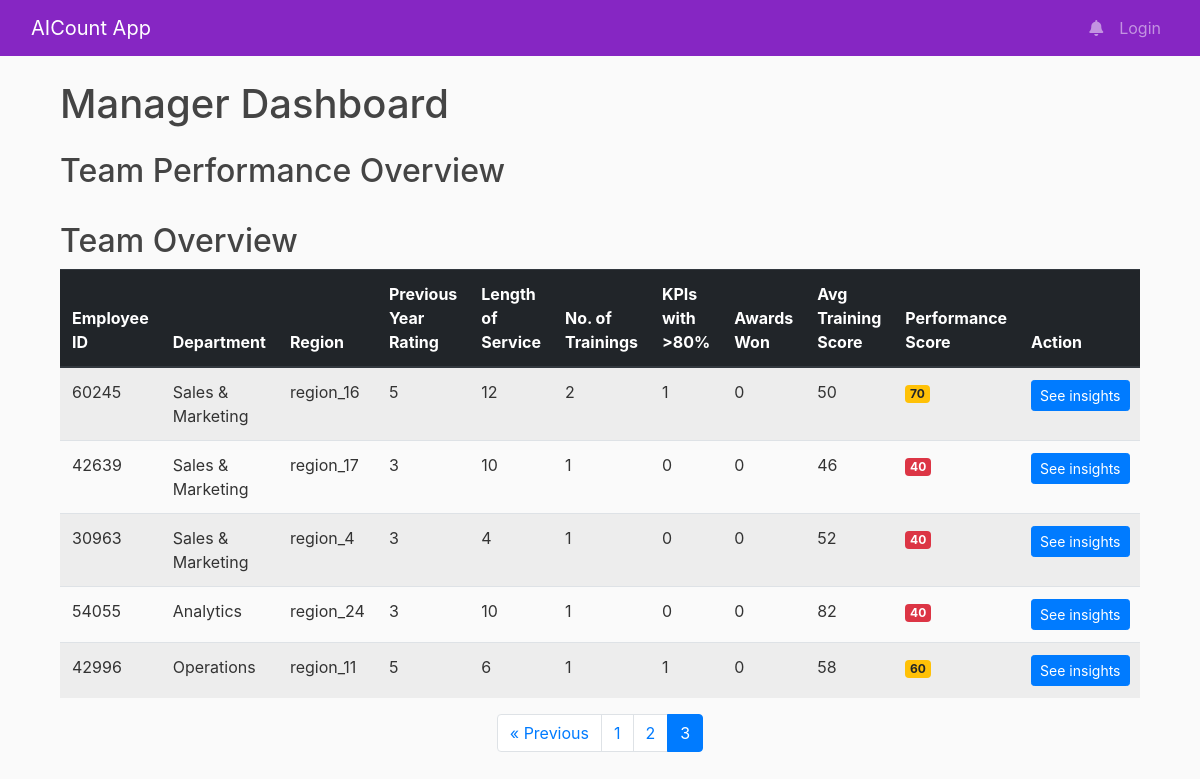
The app's page /manager_dashboard?page=3 with its own data.
### tables this page shows
CREATE TABLE employees (
        id INTEGER PRIMARY KEY,
        employee_id INTEGER,
        department TEXT,
        region TEXT,
        previous_year_rating INTEGER,
        length_of_service INTEGER,
        no_of_trainings INTEGER,
        KPIs_met_more_than_80 INTEGER,
        awards_won INTEGER,
        avg_training_score INTEGER,
        performance_score INTEGER
    );

### flaskblog/routes.py (the view)
@app.route('/manager_dashboard')
def manager_dashboard():
    page = request.args.get('page', 1, type=int)
    per_page = 5  # Number of employees per page
    start = (page - 1) * per_page
    end = start + per_page
    conn = get_db_connection()
    cursor = conn.cursor()
    cursor.execute('SELECT * FROM employees')
    employees = cursor.fetchall()
    total_employees = len(employees)
    total_pages = ceil(total_employees / per_page)
    page_range_start = max(1, page - 2)
    page_range_end = min(total_pages, page + 2)
    page_range = list(range(page_range_start, page_range_end + 1))
    employees = employees[start:end]  # Limit to current page
    team_plots = generate_team_plots()
    recent_updates = [
        {'author': 'Team Lead', 'author_avatar': 'sumit.jpeg', 'date_posted': '2024-07-24',
         'content': 'Project X milestone achieved!'},
    ]
    cursor.close()
    conn.close()
    return render_template('manager_dashboard.html',
                           title='Manager Dashboard',
                           employees=employees,
                           recent_updates=recent_updates,
                           page=page,
                           total_pages=total_pages,
                           page_range=page_range,
                           team_plots=team_plots)

### flaskblog/routes.py (called while the page is built)
def get_db_connection():
    conn = sqlite3.connect('flaskblog.db')
    conn.row_factory = sqlite3.Row  # Access rows as dictionaries
    return conn

@app.teardown_appcontext
def close_connection(exception=None):
    conn = getattr(g, '_database', None)
    if conn is not None:
        conn.close()

### flaskblog/templates/manager_dashboard.html (shortened to what this page needs)
{% extends "layout.html" %}
{% block content %}
<div class="container-fluid mt-4">
    <h1 class="mb-4">Manager Dashboard</h1>
    <div class="row mb-4">
        <div class="col-12">
            <h2>Team Performance Overview</h2>
        </div>
    </div>
    <div class="row">
        <div class="col-md-12">
            <section class="mb-5">
                <h2>Team Overview</h2>
                <div class="table-responsive">
                    <table class="table table-striped">
                        <thead class="thead-dark">
                            <tr>
                                <th>Employee ID</th>
                                <th>Department</th>
                                <th>Region</th>
                                <th>Previous Year Rating</th>
                                <th>Length of Service</th>
                                <th>No. of Trainings</th>
                                <th>KPIs with >80%</th>
                                <th>Awards Won</th>
                                <th>Avg Training Score</th>
                                <th>Performance Score</th>
                                <th>Action</th>
                            </tr>
                        </thead>
                        <tbody>
                            {% for employee in employees %}
                            <tr>
                                <td>{{ employee.employee_id }}</td>
                                <td>{{ employee.department }}</td>
                                <td>{{ employee.region }}</td>
                                <td>{{ employee.previous_year_rating }}</td>
                                <td>{{ employee.length_of_service }}</td>
                                <td>{{ employee.no_of_trainings }}</td>
                                <td>{{ employee.KPIs_met_more_than_80 }}</td>
                                <td>{{ employee.awards_won }}</td>
                                <td>{{ employee.avg_training_score }}</td>
                                <td>
                                    {% if employee.performance_score is not none %}
                                        <span class="badge
                                            {% if employee.performance_score >= 75 %}
                                                badge-success
                                            {% elif employee.performance_score >= 50 %}
                                                badge-warning
                                            {% else %}
                                                badge-danger
                                            {% endif %}">
                                            {{ employee.performance_score }}
                                        </span>
                                    {% else %}
                                        <span class="badge badge-secondary">No score</span>
                                    {% endif %}
                                </td>
                                <td>
                                    <button class="btn btn-primary btn-sm" onclick="get_insights('{{ employee.employee_id }}')">See insights</button>
                                </td>
                            </tr>
                            {% endfor %}
                        </tbody>
                    </table>
                </div>
                <nav aria-label="Page navigation">
                    <ul class="pagination justify-content-center">
                        {% if page > 1 %}
                        <li class="page-item">
                            <a class="page-link" href="{{ url_for('manager_dashboard', page=page-1) }}">&laquo; Previous</a>
                        </li>
                        {% endif %}
                        {% for p in page_range %}
                        <li class="page-item {% if p == page %}active{% endif %}">
                            <a class="page-link" href="{{ url_for('manager_dashboard', page=p) }}">{{ p }}</a>
                        </li>
                        {% endfor %}
                    </ul>
                </nav>
            </section>
        </div>
    </div>
</div>
{% endblock %}

### flaskblog/static/main.css (style rules this page uses)
body { background: #fafafa; color: #333333; margin-top: 5rem; }
h1, h2, h3, h4, h5, h6 { color: #444444; }

### records on screen
employees: employee_id "60245", department "Sales & Marketing", region "region_16", previous_year_rating "5", length_of_service "12", no_of_trainings "2", KPIs_met_more_than_80 "1", awards_won "0", avg_training_score "50", performance_score "70"
employees: employee_id "42639", department "Sales & Marketing", region "region_17", previous_year_rating "3", length_of_service "10", no_of_trainings "1", KPIs_met_more_than_80 "0", awards_won "0", avg_training_score "46", performance_score "40"
employees: employee_id "30963", department "Sales & Marketing", region "region_4", previous_year_rating "3", length_of_service "4", no_of_trainings "1", KPIs_met_more_than_80 "0", awards_won "0", avg_training_score "52", performance_score "40"
employees: employee_id "54055", department "Analytics", region "region_24", previous_year_rating "3", length_of_service "10", no_of_trainings "1", KPIs_met_more_than_80 "0", awards_won "0", avg_training_score "82", performance_score "40"
employees: employee_id "42996", department "Operations", region "region_11", previous_year_rating "5", length_of_service "6", no_of_trainings "1", KPIs_met_more_than_80 "1", awards_won "0", avg_training_score "58", performance_score "60"

### other values on screen
{{ p }} "1" "2" "3"
